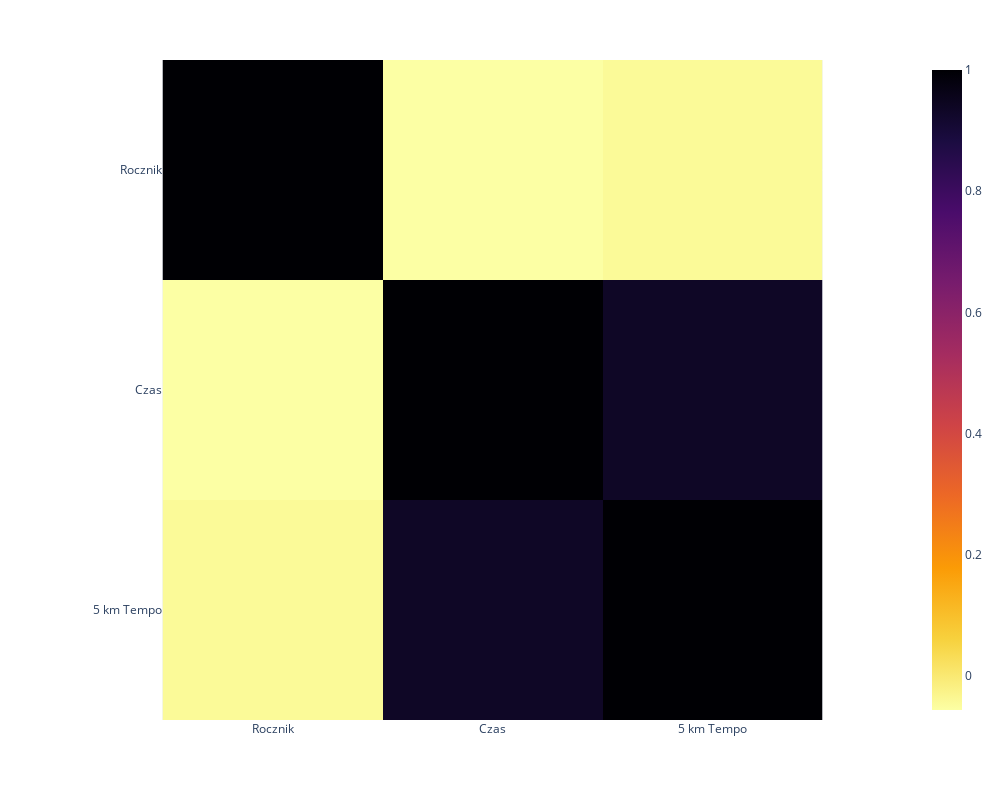

The cell this chart's notebook holds for it:
### Code cell
combined_df.corr(numeric_only=True)

fig = px.imshow(
    combined_df.corr(numeric_only=True),
    color_continuous_scale="Inferno_r",
    width=1000,
    height=800
)
fig.show()

combined_df.plot.box(figsize=(15, 8), rot=90)

### Figure 1 — Plotly figure (JSON) as saved in the notebook; plotly's stock layout.template omitted (floating-point values rounded to 4 significant figures)
{"data": [{"coloraxis": "coloraxis", "hovertemplate": "x: %{x}<br>y: %{y}<br>color: %{z}<extra></extra>", "name": "0", "type": "heatmap", "x": ["Rocznik", "Czas", "5 km Tempo"], "xaxis": "x", "y": ["Rocznik", "Czas", "5 km Tempo"], "yaxis": "y", "z": [[1, -0.05602, -0.04212], [-0.05602, 1, 0.9352], [-0.04212, 0.9352, 1]]}], "layout": {"coloraxis": {"colorscale": [[0, "#fcffa4"], [0.1111, "#f7d13d"], [0.2222, "#fb9b06"], [0.3333, "#ed6925"], [0.4444, "#cf4446"], [0.5556, "#a52c60"], [0.6667, "#781c6d"], [0.7778, "#4a0c6b"], [0.8889, "#1b0c41"], [1, "#000004"]]}, "height": 800, "margin": {"t": 60}, "width": 1000, "xaxis": {"anchor": "y", "constrain": "domain", "domain": [0, 1], "scaleanchor": "y"}, "yaxis": {"anchor": "x", "autorange": "reversed", "constrain": "domain", "domain": [0, 1]}}}
